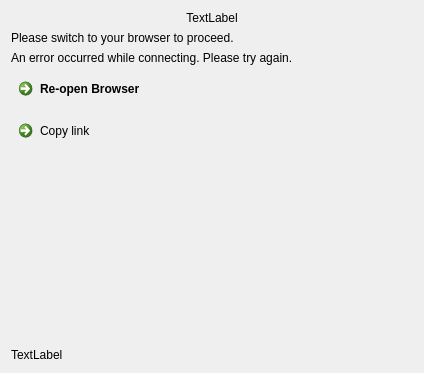
<?xml version="1.0" encoding="UTF-8"?>
<ui version="4.0">
 <class>OwncloudOAuthCredsPage</class>
 <widget class="QWidget" name="OwncloudOAuthCredsPage">
  <property name="geometry">
   <rect>
    <x>0</x>
    <y>0</y>
    <width>424</width>
    <height>373</height>
   </rect>
  </property>
  <property name="windowTitle">
   <string notr="true">Form</string>
  </property>
  <layout class="QVBoxLayout" name="verticalLayout">
   <item>
    <widget class="QLabel" name="topLabel">
     <property name="font">
      <font>
       <family>Microsoft Sans Serif</family>
      </font>
     </property>
     <property name="text">
      <string notr="true">TextLabel</string>
     </property>
     <property name="textFormat">
      <enum>Qt::RichText</enum>
     </property>
     <property name="alignment">
      <set>Qt::AlignCenter</set>
     </property>
     <property name="wordWrap">
      <bool>true</bool>
     </property>
    </widget>
   </item>
   <item>
    <widget class="QLabel" name="label">
     <property name="font">
      <font>
       <family>Microsoft Sans Serif</family>
      </font>
     </property>
     <property name="text">
      <string>Please switch to your browser to proceed.</string>
     </property>
     <property name="wordWrap">
      <bool>true</bool>
     </property>
    </widget>
   </item>
   <item>
    <widget class="QLabel" name="errorLabel">
     <property name="font">
      <font>
       <family>Microsoft Sans Serif</family>
      </font>
     </property>
     <property name="text">
      <string>An error occurred while connecting. Please try again.</string>
     </property>
     <property name="textFormat">
      <enum>Qt::PlainText</enum>
     </property>
    </widget>
   </item>
   <item>
    <widget class="QCommandLinkButton" name="openLinkButton">
     <property name="text">
      <string>Re-open Browser</string>
     </property>
    </widget>
   </item>
   <item>
    <widget class="QCommandLinkButton" name="copyLinkButton">
     <property name="font">
      <font>
       <family>Microsoft Sans Serif</family>
       <bold>false</bold>
      </font>
     </property>
     <property name="text">
      <string>Copy link</string>
     </property>
    </widget>
   </item>
   <item>
    <spacer name="verticalSpacer">
     <property name="orientation">
      <enum>Qt::Vertical</enum>
     </property>
     <property name="sizeHint" stdset="0">
      <size>
       <width>20</width>
       <height>127</height>
      </size>
     </property>
    </spacer>
   </item>
   <item>
    <widget class="QLabel" name="bottomLabel">
     <property name="font">
      <font>
       <family>Microsoft Sans Serif</family>
      </font>
     </property>
     <property name="text">
      <string notr="true">TextLabel</string>
     </property>
     <property name="textFormat">
      <enum>Qt::RichText</enum>
     </property>
    </widget>
   </item>
  </layout>
 </widget>
 <resources/>
 <connections/>
</ui>
